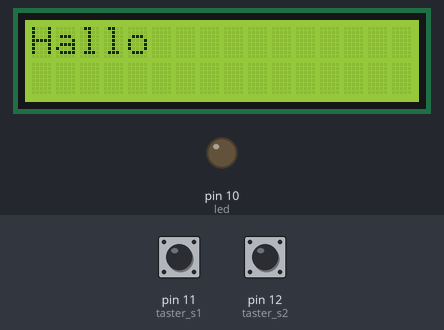
A sketch run on a simulated Arduino Uno, built with avr-gcc and run on an emulated ATmega328P. Parts: 16×2 character LCD, output pins drawn as LEDs (lit = HIGH). Dashed ring = blinking. The inputs (shaded band) are chosen by the test bench; at power-on: pin 12 (taster_s2) LOW, pin 11 (taster_s1) HIGH. What the sketch prints to the serial monitor is not drawn.

Above: at 1.2 s.
1.3 s: pin 12 (taster_s2) pulled HIGH for 0.15 s
At 3.0 s:
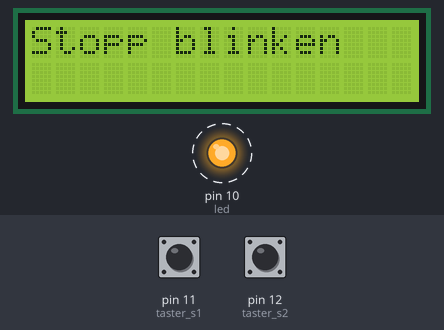
4.4 s: pin 11 (taster_s1) pulled LOW for 0.15 s
At 4.7 s:
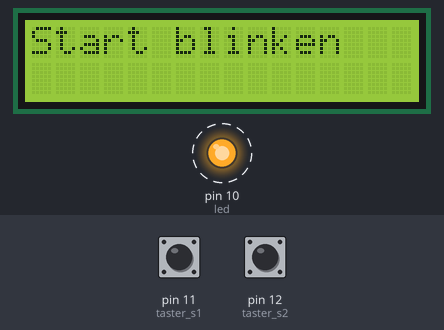
7.5 s: pin 11 (taster_s1) pulled LOW for 1 s
At 10.1 s:
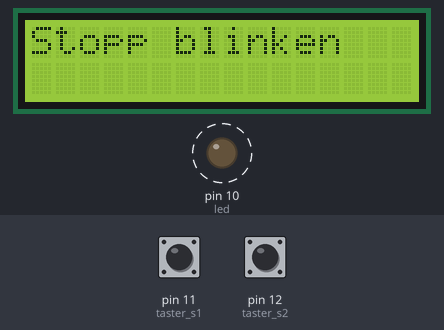
11.5 s: pin 11 (taster_s1) pulled LOW for 3.2 s
At 13.9 s:
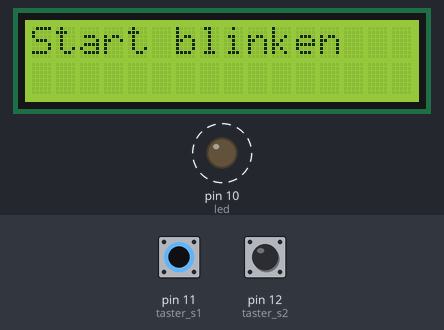
Timing chart, 0 to 17.2 s (numbered marks = the images above; inputs shaded):
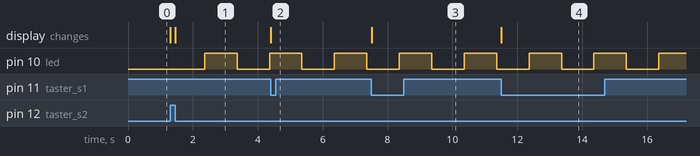

Measured:
- after the input at 1.3 s, pin 10 (led): LOW → HIGH after 1.1 s, → LOW 1.0 s later, → HIGH 1.0 s later; the display: first changes at once (image 1 shows a later state)
- after the input at 4.4 s, the display: changes at once (image 2)
- after the input at 7.5 s, the display: changes at once (image 3)
- after the input at 11.5 s, the display: changes at once (image 4)

The sketch:

timerone_mit_meneu.ino
```cpp
#include <LiquidCrystal.h>
#include <TimerOne.h>

#define rs 2
#define e 3
#define d4 4
#define d5 5
#define d6 6
#define d7 7
#define spalten 16
#define zeilen 2
#define taster_s1 11
#define taster_s2 12
#define led 10

LiquidCrystal lcd(rs,e,d4,d5,d6,d7);

int menu = 0;
int funktion = 0;
int s1 = 0;
int alt_s1 = 1;
int s2 = 0;
int alt_s2 = 1;
int hilfe = 0;
int hilfeto = 0;

void setup(){
  Serial.begin(9600);
  lcd.begin(spalten,zeilen);
  pinMode(led, OUTPUT);
  Timer1.initialize(100000);
  Timer1.attachInterrupt(blinken);
  lcd.clear();
}

void blinken() {
  if(hilfe == 1){
    if(hilfeto == 10)
      digitalWrite(led, HIGH);
    if(hilfeto == 20){
      digitalWrite(led, LOW);
      hilfeto = 0;
    }
    Serial.println("!");
    hilfeto++;
  }
}

void loop(){
  s1 = digitalRead(taster_s1);
  s2 = digitalRead(taster_s2);

  if(s1 != alt_s1 || s2 != alt_s2){
    switch (menu) {
      case 0:
        lcd.print("Hallo");
        if(s1 == HIGH)
          menu = 1;
        break;

      case 1:
        lcd.clear();
        lcd.print("Start blinken");
        if(s1 == HIGH)
          menu = 2;
        if(s2 == HIGH)
          funktion = 1;
        break;

      case 2:
        lcd.clear();
        lcd.print("Stopp blinken");
        if(s1 == HIGH)
          menu = 1;
        if(s2 == HIGH)
          funktion = 0;
        break;
    }
    alt_s1 = s1;
    alt_s2 = s2;
    delay(10);
  }

    switch (funktion) {
      case 0:
        hilfe = 0;
        break;
      case 1:
        Serial.println("hilfe1");
        hilfe = 1;
        break;
    }
  }
```
